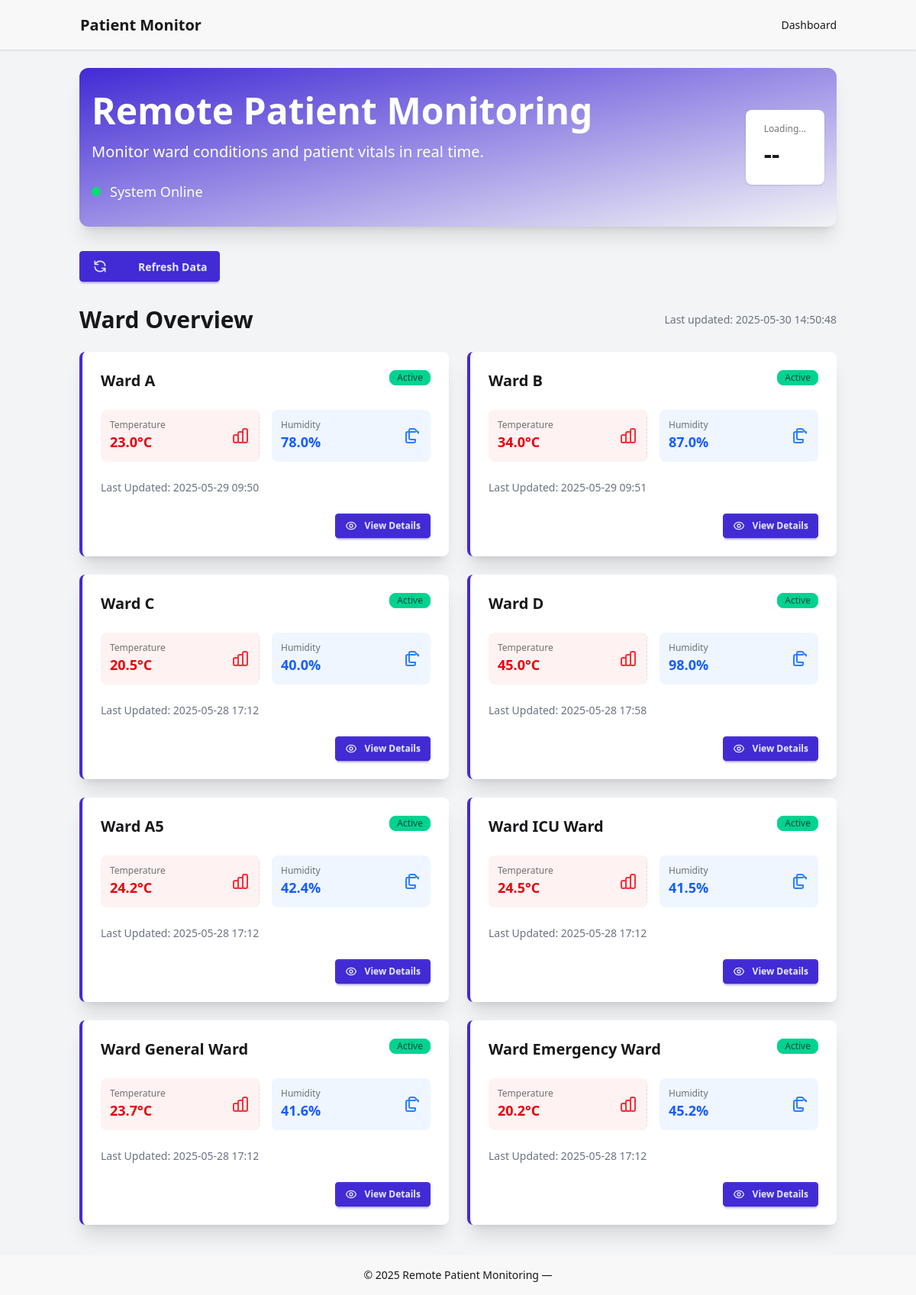
The page / on the database its author committed.
### data/models.py (models this page shows, shortened)
class WardCondition(models.Model):
    timestamp = models.DateTimeField(auto_now_add=True)
    temperature = models.FloatField()
    humidity = models.FloatField()
    ward = models.ForeignKey(Ward, on_delete=models.CASCADE, related_name='ward_conditions')
    microcontroller = models.ForeignKey(Microcontroller, on_delete=models.SET_NULL, null=True, blank=True, related_name='ward_conditions')

class Ward(models.Model):
    name = models.CharField(max_length=50, unique=True)
    slug = models.SlugField(max_length=60, unique=True)
    ward_microcontroller = models.OneToOneField(Microcontroller, on_delete=models.DO_NOTHING, related_name="ward_microcontroller", blank=True, null=True)

### data/views.py (the view)
# urls.py: path('', dashboard, name='dashboard'),
def dashboard(request):
    latest_per_ward = (
        WardCondition.objects.values('ward')
        .annotate(latest=Max('timestamp'))
    )
    latest_conditions = [
        WardCondition.objects.filter(ward=entry['ward'], timestamp=entry['latest']).first()
        for entry in latest_per_ward
    ]
    ward_count = Ward.objects.count()
    patient_count = Patient.objects.count()
    doctor_count = Doctor.objects.count()
    bed_count = Bed.objects.count()
    microcontroller_count = Microcontroller.objects.count()
    context = {
        'ward_conditions': latest_conditions,
        'ward_count': ward_count,
        'patient_count': patient_count,
        'doctor_count': doctor_count,
        'bed_count': bed_count,
        'microcontroller_count': microcontroller_count,
    }
    return render(request, 'data/dashboard.html', context)

### data/templates/data/dashboard.html (shortened to what this page needs)
{% extends 'data/base.html' %}
{% block content %}
<div class="hero bg-gradient-to-br from-primary to-primary-focus text-primary-content rounded-xl mb-8 shadow-xl">
  <div class="hero-content flex-col lg:flex-row justify-between w-full py-8">    <div class="text-white">
      <h1 class="text-5xl font-bold mb-2 text-white">Remote Patient Monitoring</h1>
      <p class="py-2 text-xl text-white">Monitor ward conditions and patient vitals in real time.</p>
      <div class="flex items-center mt-4">
        <div id="connectionIndicator" class="w-3 h-3 bg-green-400 rounded-full mr-3 animate-pulse"></div>
        <span id="connectionStatus" class="text-lg text-white">System Online</span>
      </div>
    </div>    <div id="dashboardStats"
         hx-get="{% url 'htmx_dashboard_stats' %}"
         hx-trigger="load, every 30s"
         hx-swap="innerHTML">
      <div class="stats shadow stats-vertical md:stats-horizontal bg-base-100 text-base-content">
        <div class="stat">
          <div class="stat-title">Loading...</div>
          <div class="stat-value">--</div>
        </div>
      </div>
    </div>
  </div>
</div>
<div class="flex flex-wrap gap-4 mb-8">
  <button class="btn btn-primary"
          hx-get="{% url 'htmx_ward_conditions' %}"
          hx-target="#wardGrid"
          hx-swap="innerHTML"
          hx-indicator="#refresh-indicator">
    <svg xmlns="http://www.w3.org/2000/svg" class="h-5 w-5 mr-2" fill="none" viewBox="0 0 24 24" stroke="currentColor">
      <path stroke-linecap="round" stroke-linejoin="round" stroke-width="2" d="M4 4v5h.582m15.356 2A8.001 8.001 0 004.582 9m0 0H9m11 11v-5h-.581m0 0a8.003 8.003 0 01-15.357-2m15.357 2H15" />
    </svg>
    Refresh Data
  </button>
</div>
<div class="flex justify-between items-center mb-6">
  <h1 class="text-3xl font-bold">Ward Overview</h1>
  <div class="text-sm text-gray-500">
    Last updated: <span id="lastUpdate">{% now "Y-m-d H:i:s" %}</span>
  </div>
</div>
<div id="wardGrid"
     class="grid grid-cols-1 md:grid-cols-2 xl:grid-cols-3 gap-6"
     hx-get="{% url 'htmx_ward_conditions' %}"
     hx-trigger="load, every 5s[#autoRefresh:checked]"
     hx-swap="innerHTML">
  {% include 'data/partials/ward_conditions.html' %}
</div>
{% endblock %}

### data/templates/data/base.html (shortened to what this page needs)
{% load static %}
<!DOCTYPE html>
<html lang="en" data-theme="light">
<head>
    <link rel="stylesheet" href="{% static 'output.css' %}" />
<body class="bg-gray-100 min-h-screen">
    <div class="navbar bg-base-200 shadow mb-6">
        <div class="container mx-auto flex flex-wrap justify-between items-center">
            <div class="flex-1">
                <a class="btn btn-ghost normal-case text-xl" href="/">Patient Monitor</a>
            </div>
            <div class="flex-none">
                <ul class="menu menu-horizontal px-1 hidden md:flex">
                    <li><a href="/">Dashboard</a></li>
                </ul>
            </div>
        </div>
    </div>
    <main class="container mx-auto px-4">
        {% block content %}{% endblock %}
    </main>
    {% include "data/partials/footer.html" %}
</body>
</html>

### data/templates/data/partials/ward_conditions.html (shortened to what this page needs)
{% for wc in ward_conditions %}
<div class="card bg-base-100 shadow-xl hover:shadow-2xl transition-all duration-300 border-l-4 border-l-primary"
     data-ward="{{ wc.ward.slug }}">
    <div class="card-body">
        <div class="flex justify-between items-start mb-4">
            <h2 class="card-title text-xl">Ward {{ wc.ward.name }}</h2>
            <div class="badge badge-success badge-sm">Active</div>
        </div>
        <div class="grid grid-cols-2 gap-4 mb-4">
            <div class="stat bg-red-50 rounded-lg p-3">
                <div class="stat-figure text-red-500">
                </div>
                <div class="stat-title text-xs">Temperature</div>
                <div class="stat-value text-lg text-red-600" data-temp="{{ wc.temperature }}">{{ wc.temperature }}°C</div>
            </div>
            <div class="stat bg-blue-50 rounded-lg p-3">
                <div class="stat-figure text-blue-500">
                </div>
                <div class="stat-title text-xs">Humidity</div>
                <div class="stat-value text-lg text-blue-600" data-humidity="{{ wc.humidity }}">{{ wc.humidity }}%</div>
            </div>
        </div>
        <div class="text-sm text-gray-500 mb-4">
            Last Updated: <span data-timestamp="{{ wc.timestamp|date:'c' }}">{{ wc.timestamp|date:'Y-m-d H:i' }}</span>
        </div>
        <div class="card-actions justify-end">
            <a href="{% url 'ward_detail' wc.ward.slug %}" class="btn btn-primary btn-sm">
                View Details
            </a>
        </div>
    </div>
</div>
{% endfor %}

### data/templates/data/partials/footer.html
<footer class="footer footer-center p-4 bg-base-200 text-base-content mt-10">
        <aside>
            <p>&copy; {{ now|default:2025 }} Remote Patient Monitoring &mdash; </p>
        </aside>
    </footer>

### rows shown on the page
WardCondition: ward.name "A", temperature "23.0", humidity "78.0", timestamp "2025-05-29 09:50"
WardCondition: ward.name "B", temperature "34.0", humidity "87.0", timestamp "2025-05-29 09:51"
WardCondition: ward.name "C", temperature "20.5", humidity "40.0", timestamp "2025-05-28 17:12"
WardCondition: ward.name "D", temperature "45.0", humidity "98.0", timestamp "2025-05-28 17:58"
WardCondition: ward.name "A5", temperature "24.2", humidity "42.4", timestamp "2025-05-28 17:12"
WardCondition: ward.name "ICU Ward", temperature "24.5", humidity "41.5", timestamp "2025-05-28 17:12"
WardCondition: ward.name "General Ward", temperature "23.7", humidity "41.6", timestamp "2025-05-28 17:12"
WardCondition: ward.name "Emergency Ward", temperature "20.2", humidity "45.2", timestamp "2025-05-28 17:12"

### other values the page prints
{{ now|default:2025 }} "2025"
